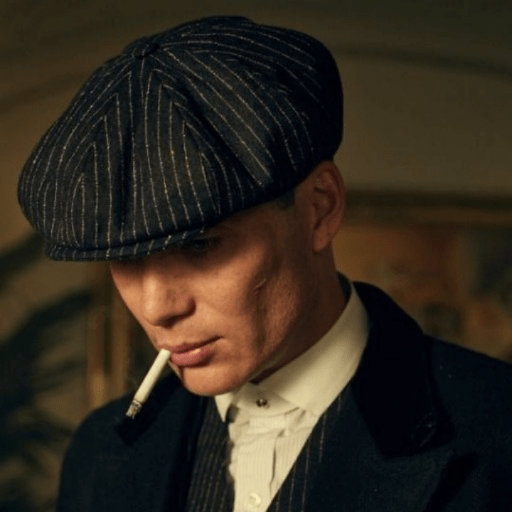
#> input picture picture.png, 512 x 512 px
$ python rotation.py
#> lines starting #> are read from the running program, lines starting #| are printed output that depends on the picture
import cv2
import numpy as np
img = cv2.imread("picture.png")
#> img is the input picture: shape (512, 512, 3); mean B, G, R 30.5, 41.7, 49.6

h, w = img.shape[:2]  # height, width
#> h = 512; w = 512
ctr = (w // 2, h // 2)
#> ctr = (256, 256)
ang = 45
scl = 1.0

mat = cv2.getRotationMatrix2D(ctr, ang, scl)
rot = cv2.warpAffine(img, mat, (w, h))
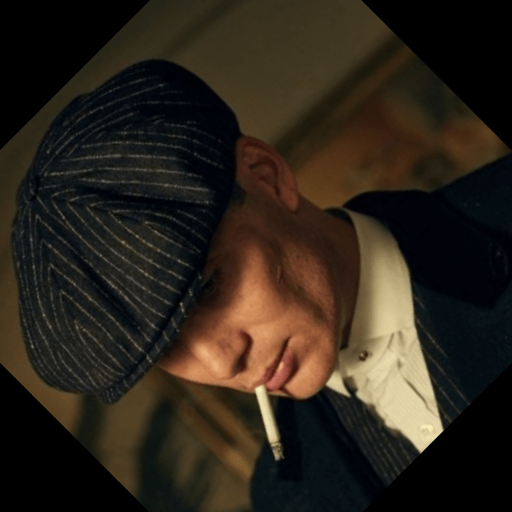
#> rot: shape (512, 512, 3); mean B, G, R 26.8, 36.6, 44.5

cv2.imshow("Rotated Image", rot)
cv2.waitKey(0)
cv2.destroyAllWindows()
cv2.imwrite("rotated_picture.png", rot)
